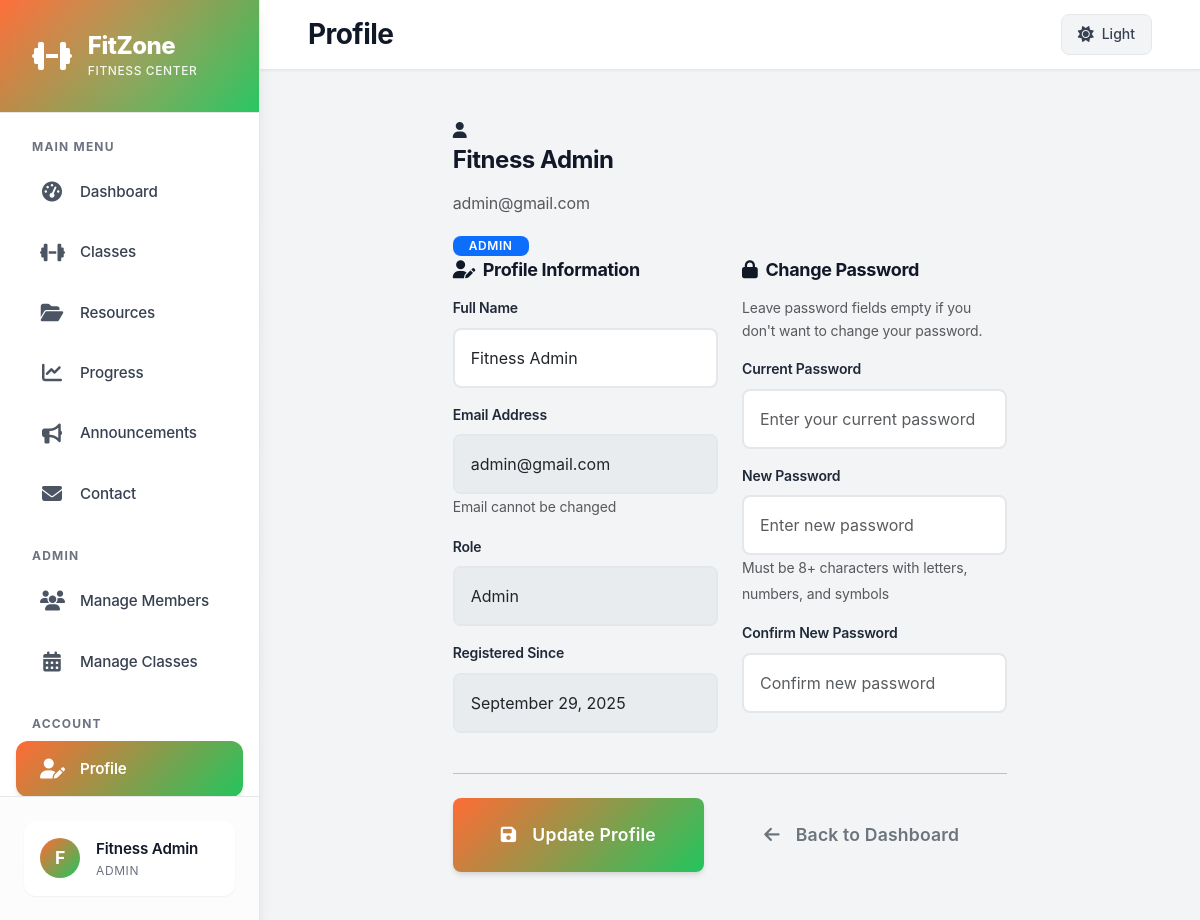
The app's page /profile.php (signed in) with its own data.
### tables this page shows
CREATE TABLE IF NOT EXISTS users (
    id INT AUTO_INCREMENT PRIMARY KEY,
    name VARCHAR(255) NOT NULL,
    email VARCHAR(255) NOT NULL UNIQUE,
    password VARCHAR(255) NOT NULL,
    role ENUM('member', 'admin') DEFAULT 'member',
    created_at DATETIME DEFAULT CURRENT_TIMESTAMP
);

### db.php (called while the page is built, shortened)
<?php
function sanitizeInput($input) {
    return htmlspecialchars(trim($input), ENT_QUOTES, 'UTF-8');
}
?>

### profile.php (the view, shortened to what this page needs)
<?php
require_once 'db.php';
require_once 'header.php';
try {
    $stmt = $pdo->prepare("SELECT name, email, role, created_at FROM users WHERE id = ?");
    $stmt->execute([$_SESSION['user_id']]);
    $user = $stmt->fetch();
} catch (PDOException $e) {
    $error_message = 'Error loading profile data.';
}
?>
<div class="row justify-content-center">
    <div class="col-md-8">
        <div class="profile-card">
            <div class="profile-header">
                <div class="profile-avatar">
                    <i class="fas fa-user"></i>
                </div>
                <h3><?= sanitizeInput($user['name'] ?? $_SESSION['name']) ?></h3>
                <p class="text-muted"><?= sanitizeInput($user['email'] ?? $_SESSION['email']) ?></p>
                <span class="badge bg-primary"><?= ucfirst($user['role'] ?? $_SESSION['role']) ?></span>
            </div>
            <form method="POST" action="">
                <div class="row">
                    <div class="col-md-6">
                        <h5><i class="fas fa-user-edit me-2"></i>Profile Information</h5>
                        <div class="mb-3">
                            <label for="name" class="form-label">Full Name</label>
                            <input type="text" class="form-control" id="name" name="name"
                                   value="<?= sanitizeInput($user['name'] ?? $_SESSION['name']) ?>" required>
                        </div>
                        <div class="mb-3">
                            <label for="email" class="form-label">Email Address</label>
                            <input type="email" class="form-control" id="email"
                                   value="<?= sanitizeInput($user['email'] ?? $_SESSION['email']) ?>" disabled>
                            <small class="form-text text-muted">Email cannot be changed</small>
                        </div>
                        <div class="mb-3">
                            <label for="role" class="form-label">Role</label>
                            <input type="text" class="form-control" id="role"
                                   value="<?= ucfirst($user['role'] ?? $_SESSION['role']) ?>" disabled>
                        </div>
                        <?php if (isset($user['created_at'])): ?>
                        <div class="mb-3">
                            <label for="member_since" class="form-label">Registered Since</label>
                            <input type="text" class="form-control" id="member_since"
                                   value="<?= date('F j, Y', strtotime($user['created_at'])) ?>" disabled>
                        </div>
                        <?php endif; ?>
                    </div>
                    <div class="col-md-6">
                        <h5><i class="fas fa-lock me-2"></i>Change Password</h5>
                        <p class="text-muted small">Leave password fields empty if you don't want to change your password.</p>
                        <div class="mb-3">
                            <label for="current_password" class="form-label">Current Password</label>
                            <input type="password" class="form-control" id="current_password" name="current_password"
                                   placeholder="Enter your current password">
                        </div>
                        <div class="mb-3">
                            <label for="new_password" class="form-label">New Password</label>
                            <input type="password" class="form-control" id="new_password" name="new_password"
                                   placeholder="Enter new password">
                            <small class="form-text text-muted">Must be 8+ characters with letters, numbers, and symbols</small>
                        </div>
                        <div class="mb-3">
                            <label for="confirm_password" class="form-label">Confirm New Password</label>
                            <input type="password" class="form-control" id="confirm_password" name="confirm_password"
                                   placeholder="Confirm new password">
                        </div>
                    </div>
                </div>
                <hr class="my-4">
                <div class="text-center">
                    <button type="submit" class="btn btn-primary btn-lg">
                        <i class="fas fa-save me-2"></i>Update Profile
                    </button>
                    <a href="dashboard.php" class="btn btn-outline-secondary btn-lg ms-2">
                        <i class="fas fa-arrow-left me-2"></i>Back to Dashboard
                    </a>
                </div>
            </form>
        </div>
    </div>
</div>
<?php require_once 'footer.php'; ?>

### style.css (style rules this page uses)
:root { --primary-50: #fff5f0; --primary-100: #ffe4d6; --primary-200: #ffc9ad; --primary-300: #ffa875; --primary-400: #ff8242; --primary-500: #ff6b35; --primary-600: #f05424; --primary-700: #d93d0f; --primary-800: #b23010; --primary-900: #8b2710; --secondary-50: #f0fdf4; --secondary-100: #dcfce7; --secondary-200: #bbf7d0; --secondary-300: #86efac; --secondary-400: #4ade80; --secondary-500: #22c55e; --secondary-600: #16a34a; --secondary-700: #15803d; --secondary-800: #166534; --secondary-900: #14532d; --gray-50: #f9fafb; --gray-100: #f3f4f6; --gray-200: #e5e7eb; --gray-300: #d1d5db; --gray-400: #9ca3af; --gray-500: #6b7280; --gray-600: #4b5563; --gray-700: #374151; --gray-800: #1f2937; --gray-900: #111827; --success: #10b981; --warning: #f59e0b; --error: #ef4444; --info: #3b82f6; --sidebar-width: 260px; --sidebar-collapsed-width: 80px; --topbar-height: 70px; --font-family-base: 'Inter', -apple-system, BlinkMacSystemFont, 'Segoe UI', Roboto, sans-serif; --font-family-heading: 'Inter', -apple-system, BlinkMacSystemFont, 'Segoe UI', Roboto, sans-serif; --space-xs: 0.25rem; --space-sm: 0.5rem; --space-md: 1rem; --space-lg: 1.5rem; --space-xl: 2rem; --space-2xl: 3rem; --radius-sm: 0.375rem; --radius-md: 0.5rem; --radius-lg: 0.75rem; --radius-xl: 1rem; --radius-2xl: 1.5rem; --shadow-sm: 0 1px 2px 0 rgba(0, 0, 0, 0.05); --shadow-md: 0 4px 6px -1px rgba(0, 0, 0, 0.1), 0 2px 4px -1px rgba(0, 0, 0, 0.06); --shadow-lg: 0 10px 15px -3px rgba(0, 0, 0, 0.1), 0 4px 6px -2px rgba(0, 0, 0, 0.05); --shadow-xl: 0 20px 25px -5px rgba(0, 0, 0, 0.1), 0 10px 10px -5px rgba(0, 0, 0, 0.04); --shadow-2xl: 0 25px 50px -12px rgba(0, 0, 0, 0.25); --gradient-primary: linear-gradient(135deg, var(--primary-500) 0%, var(--secondary-500) 100%); --gradient-primary-hover: linear-gradient(135deg, var(--primary-600) 0%, var(--secondary-600) 100%); --gradient-subtle: linear-gradient(135deg, var(--primary-50) 0%, var(--secondary-50) 100%); --transition-fast: 150ms ease-in-out; --transition-normal: 250ms ease-in-out; --transition-slow: 350ms ease-in-out; }
* { margin: 0; padding: 0; box-sizing: border-box; }
html { scroll-behavior: smooth; scroll-padding-top: calc(var(--topbar-height) + 20px); }
body { font-family: var(--font-family-base); background-color: var(--gray-100); color: var(--gray-800); line-height: 1.6; letter-spacing: -0.01em; overflow-x: hidden; }
h1, h2, h3, h4, h5, h6 { font-family: var(--font-family-heading); font-weight: 700; line-height: 1.3; letter-spacing: -0.02em; color: var(--gray-900); margin-bottom: var(--space-md); }
h3 { font-size: 1.5rem; }
h5 { font-size: 1.125rem; }
.form-label { font-weight: 600; color: var(--gray-800); margin-bottom: var(--space-sm); font-size: 0.875rem; display: block; }
.form-control { border: 2px solid var(--gray-200); border-radius: var(--radius-md); padding: var(--space-md); font-size: 1rem; transition: var(--transition-fast); background-color: white; width: 100%; }
.btn { font-weight: 600; border-radius: var(--radius-md); transition: var(--transition-fast); border: none; padding: var(--space-md) var(--space-xl); font-size: 0.95rem; letter-spacing: 0.01em; cursor: pointer; display: inline-flex; align-items: center; justify-content: center; gap: var(--space-sm); }
.btn-primary { background: var(--gradient-primary); color: white; box-shadow: var(--shadow-md); }
.btn-lg { padding: var(--space-lg) var(--space-2xl); font-size: 1.1rem; }
.badge { display: inline-block; padding: var(--space-xs) var(--space-md); border-radius: var(--radius-md); font-size: 0.75rem; font-weight: 600; letter-spacing: 0.05em; text-transform: uppercase; }
.mb-3 { margin-bottom: var(--space-lg); }
.text-center { text-align: center; }
.text-muted { color: var(--gray-500); }

### records on screen
users: name "Fitness Admin", email "admin@gmail.com", role "ADMIN", role "Admin", created_at "September 29, 2025"

### other values on screen
substr($_SESSION['name'] ?? 'U', 0, 1) "F"
sanitizeInput($_SESSION['name'] ?? 'User') "Fitness Admin"
$page_title "Profile"
